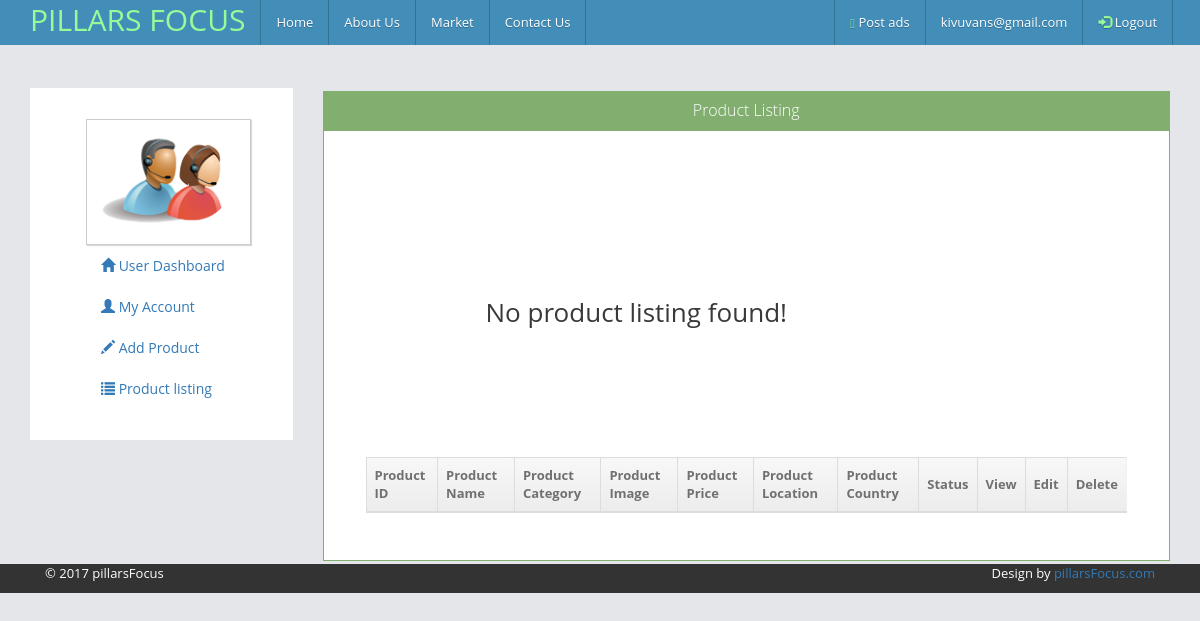
/dashboard.php?product_listing (signed in), run on an earlier commit of the app's database.
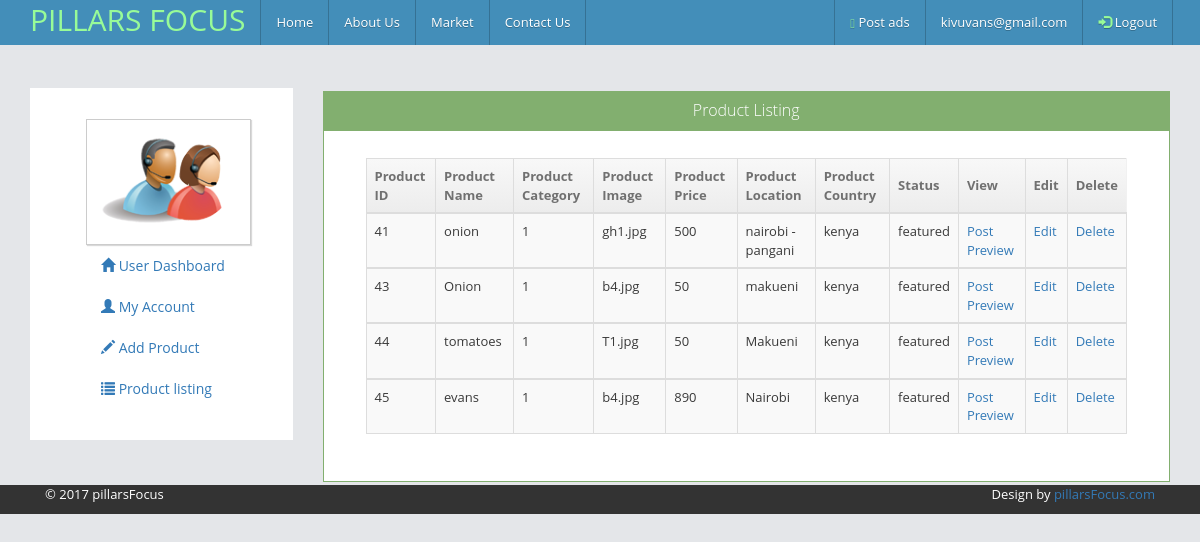
And on a later commit of the database.
### tables this page shows
CREATE TABLE `product` (
  `product_id` int(11) NOT NULL,
  `product_name` varchar(100) NOT NULL,
  `category_name` varchar(100) NOT NULL,
  `product_image` text NOT NULL,
  `product_price` varchar(100) NOT NULL,
  `product_location` varchar(100) NOT NULL,
  `product_country` varchar(100) NOT NULL,
  `product_description` varchar(250) NOT NULL,
  `status` int(2) NOT NULL DEFAULT '0',
  `user_email` varchar(100) NOT NULL,
  `reg_date` timestamp NOT NULL DEFAULT CURRENT_TIMESTAMP ON UPDATE CURRENT_TIMESTAMP
);

### product_listing.php (the view, shortened to what this page needs)
 <div class="col-lg-9">
            <div class="pricing-box">
										<div class="widget-box widget-color-green">
											<div class="widget-header">
												<h5 class="widget-title bigger lighter">Product Listing</h5>
											</div>
										  <div class="widget-body">
											<div class="widget-main">
<form class="form-horizontal" action="" method="post">
                                <div class="panel-body">
                                <div class="col-md-12 col-xs-12">
                                    <div class='table-responsive'>
                                    <table class='table table-bordered table-striped table-actions '>
                                            <thead>
                                                <tr>
                                                	<tr id='trow_1'>
                                                    <th>Product ID</th>
                                                    <th>Product Name</th>
                                                     <th>Product Category</th>
                                                    <th>Product Image</th>
                                                     <th>Product Price</th>
                                                     <th>Product Location</th>
                                                   <th>Product Country</th>
                                                    <th>Status </th>
                                                   <th>View </th>
                                                    <th>Edit </th>
                                                    <th>Delete </th>
 </tr>
                                            </thead>
                                            <?php
                                            global $con;
                                            $p_email= $_SESSION['email'];
$get_product = "select * from product where user_email = '$p_email'";
$run_product = mysqli_query($con, $get_product);
$count_cats = mysqli_num_rows($run_product);
  if($count_cats==0){
    echo"<h2 style='padding:120px'>No product listing found!</h2>";
    }
while ($row_product= mysqli_fetch_array($run_product)){
$product_id= $row_product['product_id'];
	$product_name= $row_product['product_name'];
	$product_category= $row_product['category_name'];
	$product_image= $row_product['product_image'];
	$product_price= $row_product['product_price'];
	$product_location= $row_product['product_location'];
	$product_country= $row_product['product_country'];
  $status= $row_product['status'];
  if ($status=='0'){
 $status = 'unfeatured';
  }
  else{$status = 'featured';}
?>
 <tbody>
                                             <tr id='trow_1'>
                                                   <td><?php echo $product_id?></td>
                                                   <td><?php echo $product_name?></td>
                                                   <td><?php echo $product_category?></td>
                                                   <td><?php echo $product_image?></td>
                                                   <td><?php echo $product_price?></td>
                                                   <td><?php echo $product_location?></td>
                                                   <td><?php echo $product_country?></td>
                                                   <td><?php echo $status ?></td>
      							<td><a href='dashboard.php?pro_id=<?php echo $product_id;?>'> Post Preview </a></td>
                                 <td><a href='dashboard.php?edit_product=<?php echo $product_id;?>'> Edit  </a></td>
     							 <td><a href='delete_product.php?delete_product=<?php echo $product_id;?>'> Delete   </a></td>
     										 </tr>
                                            <?php }?>
                                              </tbody>
                                             </table>
                                            </div>
                                            </div>
                                </div>
							  </form>
											 </div>
											</div>
										</div>
									</div>
                </div>

What changed in the data, as far as the page shows it:
added product: product_id "41", product_name "onion", category_name "1", product_image "gh1.jpg", product_price "500", product_location "nairobi - pangani", product_country "kenya", status "featured"
added product: product_id "43", product_name "Onion", category_name "1", product_image "b4.jpg", product_price "50", product_location "makueni", product_country "kenya", status "featured"
added product: product_id "44", product_name "tomatoes", category_name "1", product_image "T1.jpg", product_price "50", product_location "Makueni", product_country "kenya", status "featured"
added product: product_id "45", product_name "evans", category_name "1", product_image "b4.jpg", product_price "890", product_location "Nairobi", product_country "kenya", status "featured"
Also different on the page:
text no longer shown: "No product listing found!"
